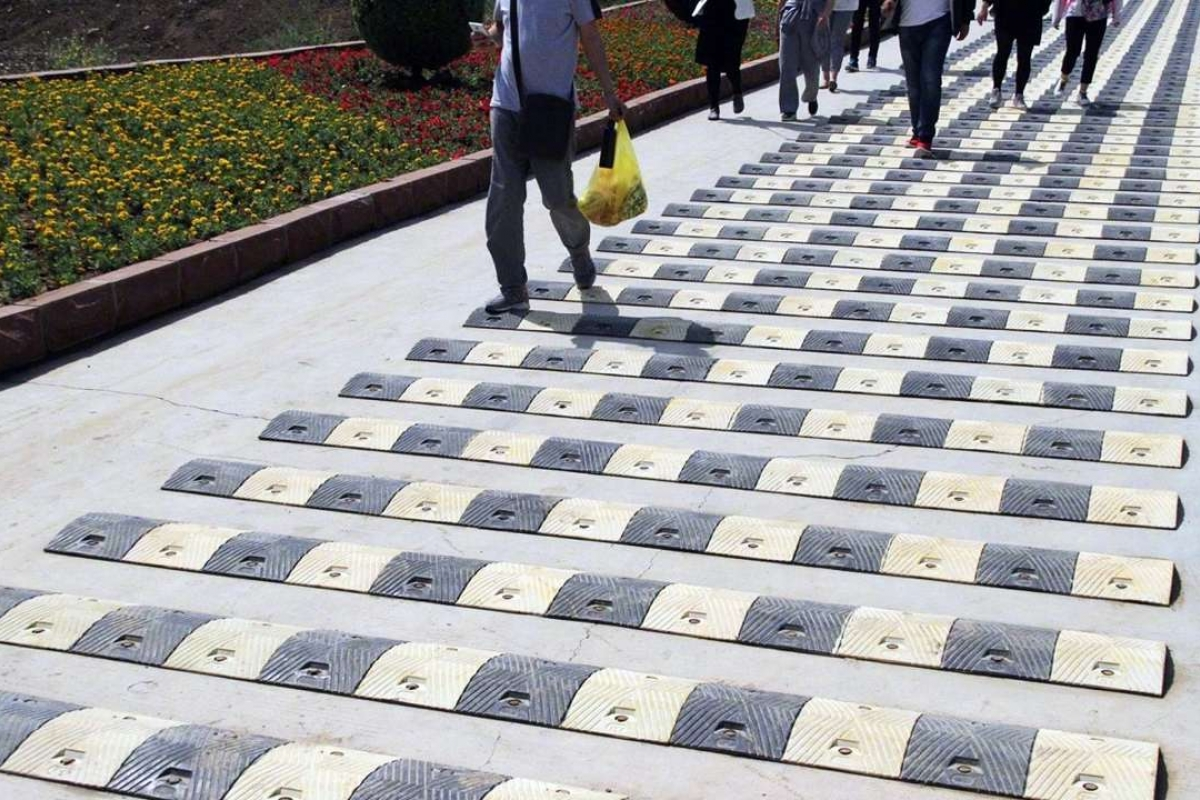
//> input picture CUDA/bump.jpg, 1200 x 800 px
$ ./main   (built with g++ and OpenCV 4)
//> lines starting //> are read from the running program, lines starting //| are printed output that depends on the picture
#define AF_DEBUG
#define AF_CPU
#include <iostream>;
#include "Convolution.h";
#include "Avgpool.h";
#include "Maxpool.h";
#include <opencv2/opencv.hpp>
#include <fstream>
#include "json.hpp"
#include <chrono>
using namespace cv;
using namespace std;

// [442 lines left out: functions convert, convert_char, setupHMM, FireModule, SqueezeNetV1_1, LoadWeightsForLayer and 2 more, not called in this run]

void main()
{
    Mat image = imread("F:/graduation_project/CUDA/bump.jpg");
//> image is the input picture: 800 rows x 1200 cols, CV_8UC3; mean B, G, R 159.7, 159.4, 159.3
    int down_width = 224;
    int down_height = 224;

    //Mat nnew_image;
    Mat different_Channels[3];
    split(image, different_Channels);
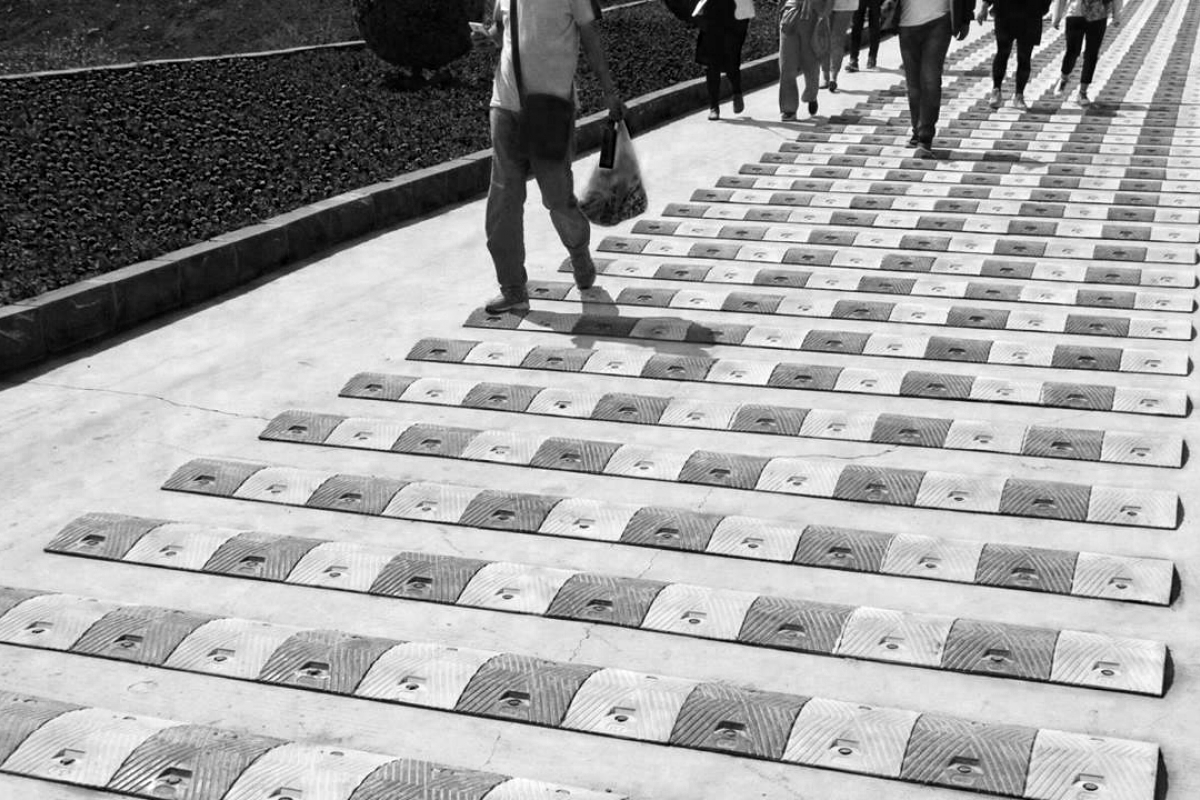
//> different_Channels[0]: 800 rows x 1200 cols, CV_8UC1; min 0, max 255, mean 159.7
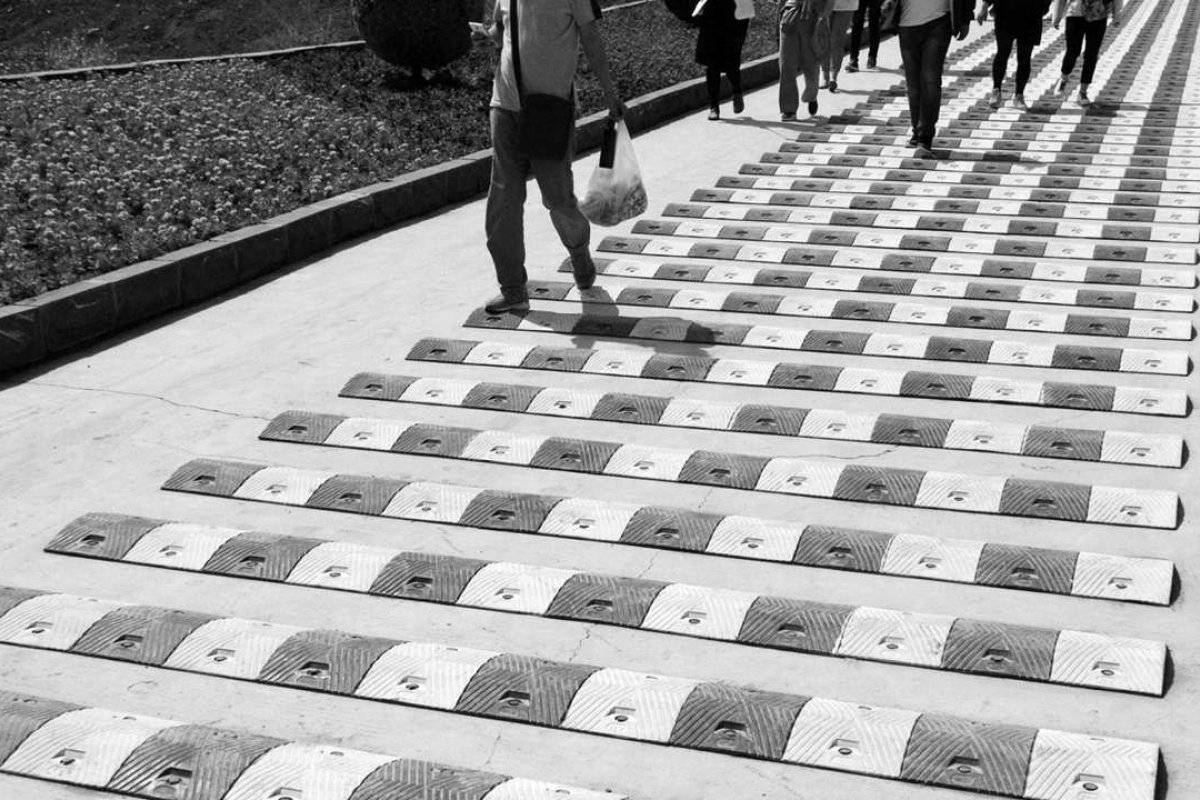
//> different_Channels[1]: 800 rows x 1200 cols, CV_8UC1; min 0, max 255, mean 159.4

    Mat b = different_Channels[0];//loading blue channels//
    Mat g = different_Channels[1];//loading green channels//
    Mat r = different_Channels[2];//loading red channels//

    Mat r_image;

    resize(r, r_image, Size(down_width, down_height), INTER_LINEAR);
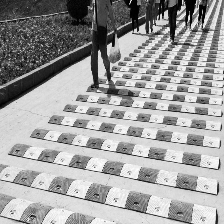
//> r_image: 224 rows x 224 cols, CV_8UC1; min 0, max 255, mean 159.3

    //cv::imshow("Grey Copied Image", image);
    //waitKey(0);

    r_image.convertTo(r_image, CV_32F);
//> r_image: 224 rows x 224 cols, CV_32FC1
    r_image = r_image.t();
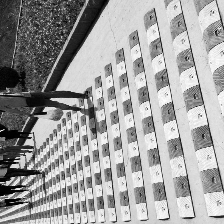
//> r_image: 224 rows x 224 cols, CV_32FC1; min 0, max 255, mean 159.3
    std::vector<float> r_vec((float*)r_image.data, (float*)r_image.data + r_image.rows * r_image.cols);
//> r_vec = 50176 items

    Mat g_image;
    resize(g, g_image, Size(down_width, down_height), INTER_LINEAR);
    g_image.convertTo(g_image, CV_32F);
//> g_image: 224 rows x 224 cols, CV_32FC1
    g_image = g_image.t();
    std::vector<float> g_vec((float*)g_image.data, (float*)g_image.data + g_image.rows * g_image.cols);
//> g_vec = 50176 items

    Mat b_image;
    resize(b, b_image, Size(down_width, down_height), INTER_LINEAR);
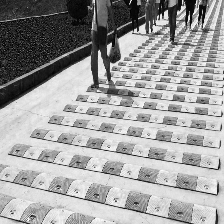
//> b_image: 224 rows x 224 cols, CV_8UC1; min 0, max 252, mean 159.7
    b_image.convertTo(b_image, CV_32F);
//> b_image: 224 rows x 224 cols, CV_32FC1
    b_image = b_image.t();
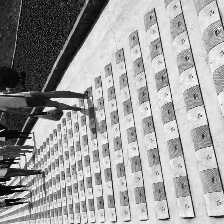
//> b_image: 224 rows x 224 cols, CV_32FC1; min 0, max 252, mean 159.7
    std::vector<float> b_vec((float*)b_image.data, (float*)b_image.data + b_image.rows * b_image.cols);
//> b_vec = 50176 items

    //means: [0.485, 0.456, 0.406]
    //stdevs : [0.229, 0.224, 0.225]
    for (float& x_ : r_vec)
    {
        x_ = ((x_/255) - 0.485) / 0.229;
    }
//> this loop made 50176 passes
//> x_ on passes 1 to 3: -1.52, -1.72, -1.42
    for (float& x_ : g_vec)
    {
        x_ = ((x_ / 255) - 0.456) / 0.224;
    }
//> this loop made 50176 passes
//> x_ on passes 1 to 3: -1.51, -1.72, -1.39
    for (float& x_ : b_vec)
    {
        x_ = ((x_ / 255) - 0.406) / 0.225;
    }
//> this loop made 50176 passes
//> x_ on passes 1 to 3: -1.18, -1.39, -1.14
    vector<float> image_vec;
    image_vec = r_vec;
//> image_vec = 50176 items
    image_vec.insert(image_vec.end(), g_vec.begin(), g_vec.end());
//> image_vec = 100352 items
    image_vec.insert(image_vec.end(), b_vec.begin(), b_vec.end());
//> image_vec = 150528 items

    vector<int> dim_img({ down_height,down_width,3 });
//> (the run ends here: the program needs code that is not available in this run, at `Array<float> img(dim_img);`)

$ run again, with CUDA/2_JS172387733-1.jpg copied over CUDA/bump.jpg
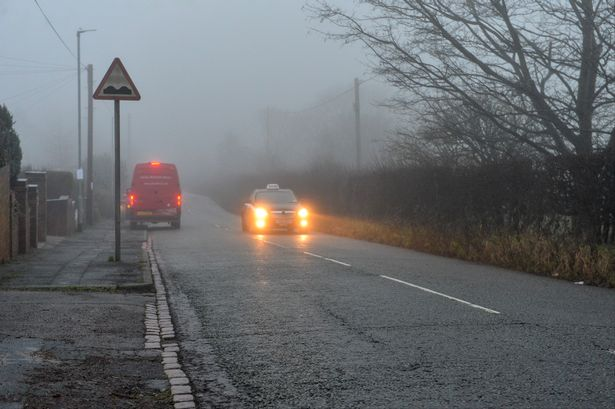
//> input picture CUDA/2_JS172387733-1.jpg, 615 x 409 px
//> image is the input picture: 409 rows x 615 cols, CV_8UC3; mean B, G, R 111.4, 108.5, 105.8
//> `r_image = r_image.t();`:
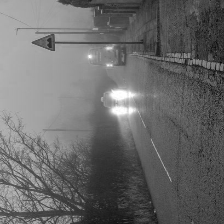
//> r_image: 224 rows x 224 cols, CV_32FC1; min 7, max 255, mean 105.7
//> r_vec = 50176 items
//> `g_image = g_image.t();`:
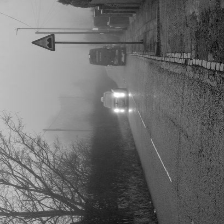
//> g_image: 224 rows x 224 cols, CV_32FC1; min 6, max 255, mean 108.4
//> the loop `for (float& x_ : r_vec)` made 50176 passes
//> x_ on passes 1 to 3: 0.742, 0.725, 0.708
//> the loop `for (float& x_ : g_vec)` made 50176 passes
//> x_ on passes 1 to 3: 1.17, 1.15, 1.15
//> the loop `for (float& x_ : b_vec)` made 50176 passes
//> x_ on passes 1 to 3: 1.66, 1.66, 1.65
//> `image_vec.insert(image_vec.end(), g_vec.begin(), g_vec.end());`: image_vec = 100352 items
//> `image_vec.insert(image_vec.end(), b_vec.begin(), b_vec.end());`: image_vec = 150528 items
